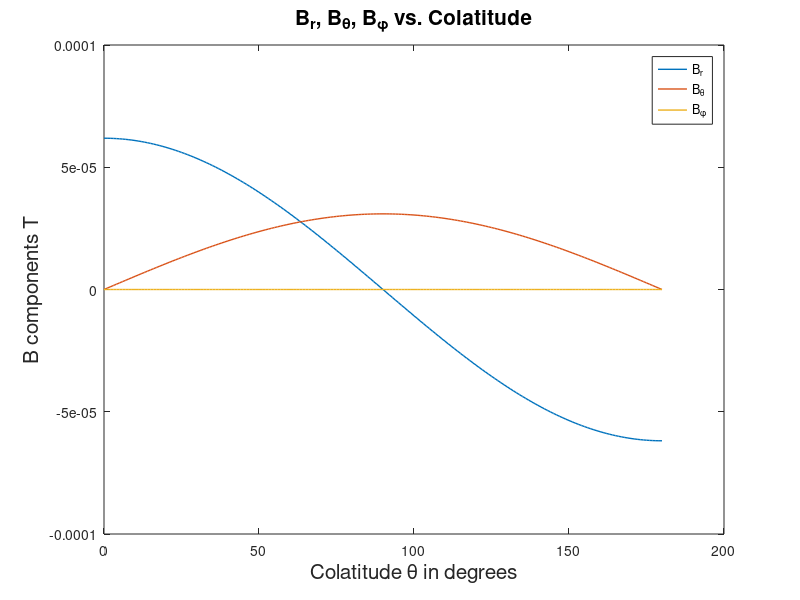

MATLAB code to generate this figure: (Note: this script raises an error after producing the figure.)
% SIO 229 Homework 3, Magnetism HW # 1
clear all; close all; clc

%% Question 1: Plot magnetic field elements against latitude
% Suppose we have a magnetic dipole with dipole moment m at Earth's
% center and oriented along Earth's axis. Calculate (i) the magnetic field
% elements B_r, B_{theta}, B_{phi}, and (ii) the declination , inclination,
% and intensity as a function of latitude.

% Calculate the magnetic field as a function of latitude

rEarth = 6371000;               % Earth's radius in m
mu0 = 4*pi*1e-7;                % Permeability of vacuum in henries/meters
m = 8e22;                       % Dipole moment in ampere*m^2
theta = 0:180;                  % colatitude in degrees
phi = 0:360;                     % longitude in degrees
B_r = mu0*m*(2*cosd(theta))/(4*pi*rEarth^3); % Magnetic field in tesla for unit r
B_theta = mu0*m*(sind(theta))/(4*pi*rEarth^3); % Magnetic field in tesla for unit theta
B_phi =zeros(1,length(theta));              % Magnetic field in tesla for unit phi

figure(1)
plot(theta, B_r,'LineWidth',1)
hold on
plot(theta, B_theta,'LineWidth',1)
plot(theta, B_phi,'LineWidth',1)
title('B_r, B_{\theta}, B_{\phi} vs. Colatitude','FontSize',15)
xlabel('Colatitude \theta in degrees','FontSize',15)
ylabel('B components T','FontSize',15)
set(gcf,'color','w');
legend('B_r', 'B_{\theta}', 'B_{\phi}')
hold off

% Convert B to inclination in degrees
inclin = atand(-B_r./sqrt(B_theta.^2+B_phi.^2));
% Convert B to declination in degrees
declin = atand(B_r./-B_theta); 
% Convert B to intensity in teslas
inten = sqrt(B_r.^2+B_theta.^2+B_phi.^2);

figure(2)
yyaxis left
plot(theta, inclin,'LineWidth',1)
hold on
plot(theta, declin,'LineWidth',1)
ylabel('Degrees')
yyaxis right
plot(theta, inten,'LineWidth',1)
title('Inclination, Declination, and Intensity vs. Colatitude','FontSize',15)
xlabel('Colatitude \theta in degrees')
ylabel('Intensity (T)')
legend('Inclination (degrees)','Declination (degrees)','Intensity (tesla)')
set(gcf,'color','w');
hold off

%% Question 2c: Calculate the magnetic dipole from Gauss Coefficients

% Gauss Coefficients from IGRF-2000
g10_2000 = -29615e-9;
g11_2000 = -1728e-9;
h11_2000 = 5186e-9;

% Gauss Coefficients from IGRF-2020
g10_2020 = -29404.8e-9;
g11_2020 = -1450.9e-9;
h11_2020 = 4652.5e-9;

% Dipole moment

m_2000=4*pi*rEarth^3*norm([g10_2000 g11_2000 h11_2000])/mu0
m_2020=4*pi*rEarth^3*norm([g10_2020 g11_2020 h11_2020])/mu0
